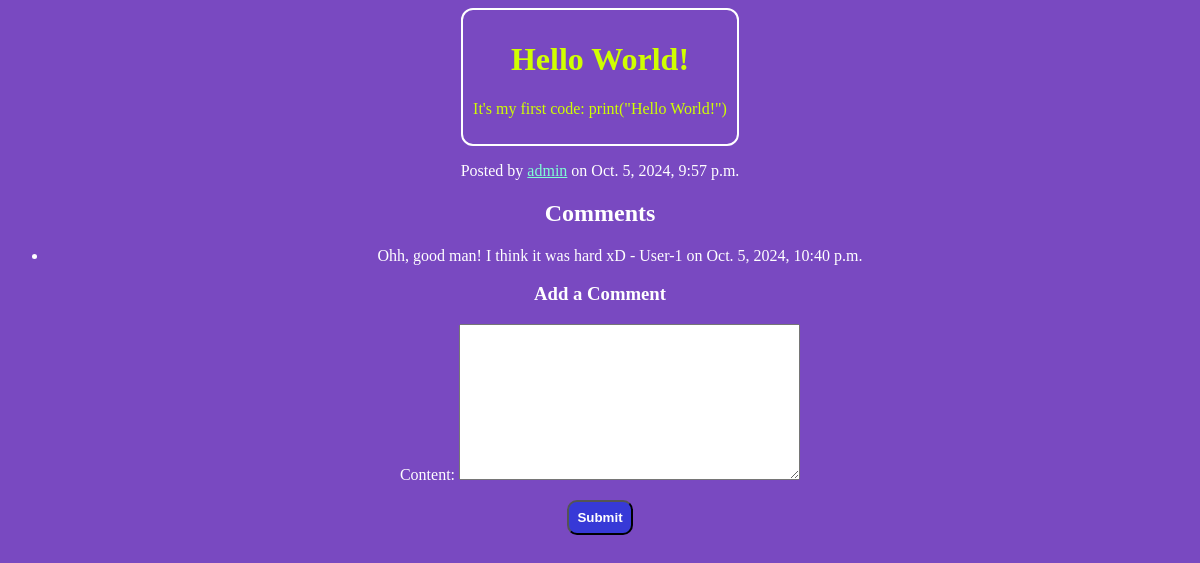
The app's page /post/4/ with its own data.
### blog/models.py (models this page shows, shortened)
class Post(models.Model):
    title = models.CharField(max_length=200)
    content = models.TextField()
    created_at = models.DateTimeField(auto_now_add=True)
    author = models.ForeignKey(User, on_delete=models.CASCADE)

class Comment(models.Model):
    post = models.ForeignKey(Post, related_name='comments', on_delete=models.CASCADE)
    content = models.TextField()
    created_at = models.DateTimeField(auto_now_add=True)
    author = models.ForeignKey(User, on_delete=models.CASCADE)

### blog/views.py (the view)
# urls.py: path('post/<int:pk>/', views.post_detail, name='post_detail'),
def post_detail(request, pk):
    post = get_object_or_404(Post, pk=pk)
    comments = post.comments.all()
    if request.method == 'POST':
        form = CommentForm(request.POST)
        if form.is_valid():
            comment = form.save(commit=False)
            comment.post = post
            comment.author = request.user
            comment.save()
            return redirect('post_detail', pk=pk)
    else:
        form = CommentForm()
    return render(request, 'blog/post_detail.html', {
        'post': post,
        'comments': comments,
        'form': form,
    })

### blog/forms.py
class CommentForm(forms.ModelForm):
    class Meta:
        model = Comment
        fields = ['content']
        widgets = {
            'content': forms.Textarea(attrs={'class': 'form-control'}),
        }

### blog/templates/blog/post_detail.html (shortened to what this page needs)
<div class="post-itself">
    <h1>{{ post.title }}</h1>
    <p>{{ post.content }}</p>
</div>
<p>Posted by  <a href="{% url 'profile_detail' post.author.username %}">{{ post.author.username }}</a> on {{ post.created_at }}</p>
<h2>Comments</h2>
<ul>
    {% for comment in comments %}
        <li>{{ comment.content }} - {{ comment.author.username }} on {{ comment.created_at }}</li>
    {% endfor %}
</ul>
<h3>Add a Comment</h3>
<form method="POST">
    {{ form.as_p }}
    <button id="submit-btn" type="submit">Submit</button>
</form>

### blog/templates/blog/post_detail.html (style rules this page uses)
.post-itself { margin: auto; color: rgb(208, 255, 0); border: 2px solid white; border-radius: 12px; width:max-content; padding: 10px; font-family: cursive; }
button { border: 1sp; border-radius: 10px; padding: 8px; background-color: #f64c72; color: white; font-weight: bold; }
#submit-btn { background-color: #3739d7; }
a { color: aquamarine; }

### records on screen
Post: title "Hello World!", content "It's my first code: print(\"Hello World!\")", author.username "admin", created_at "Oct. 5, 2024, 9:57 p.m."
Comment: content "Ohh, good man! I think it was hard xD", author.username "User-1", created_at "Oct. 5, 2024, 10:40 p.m."
